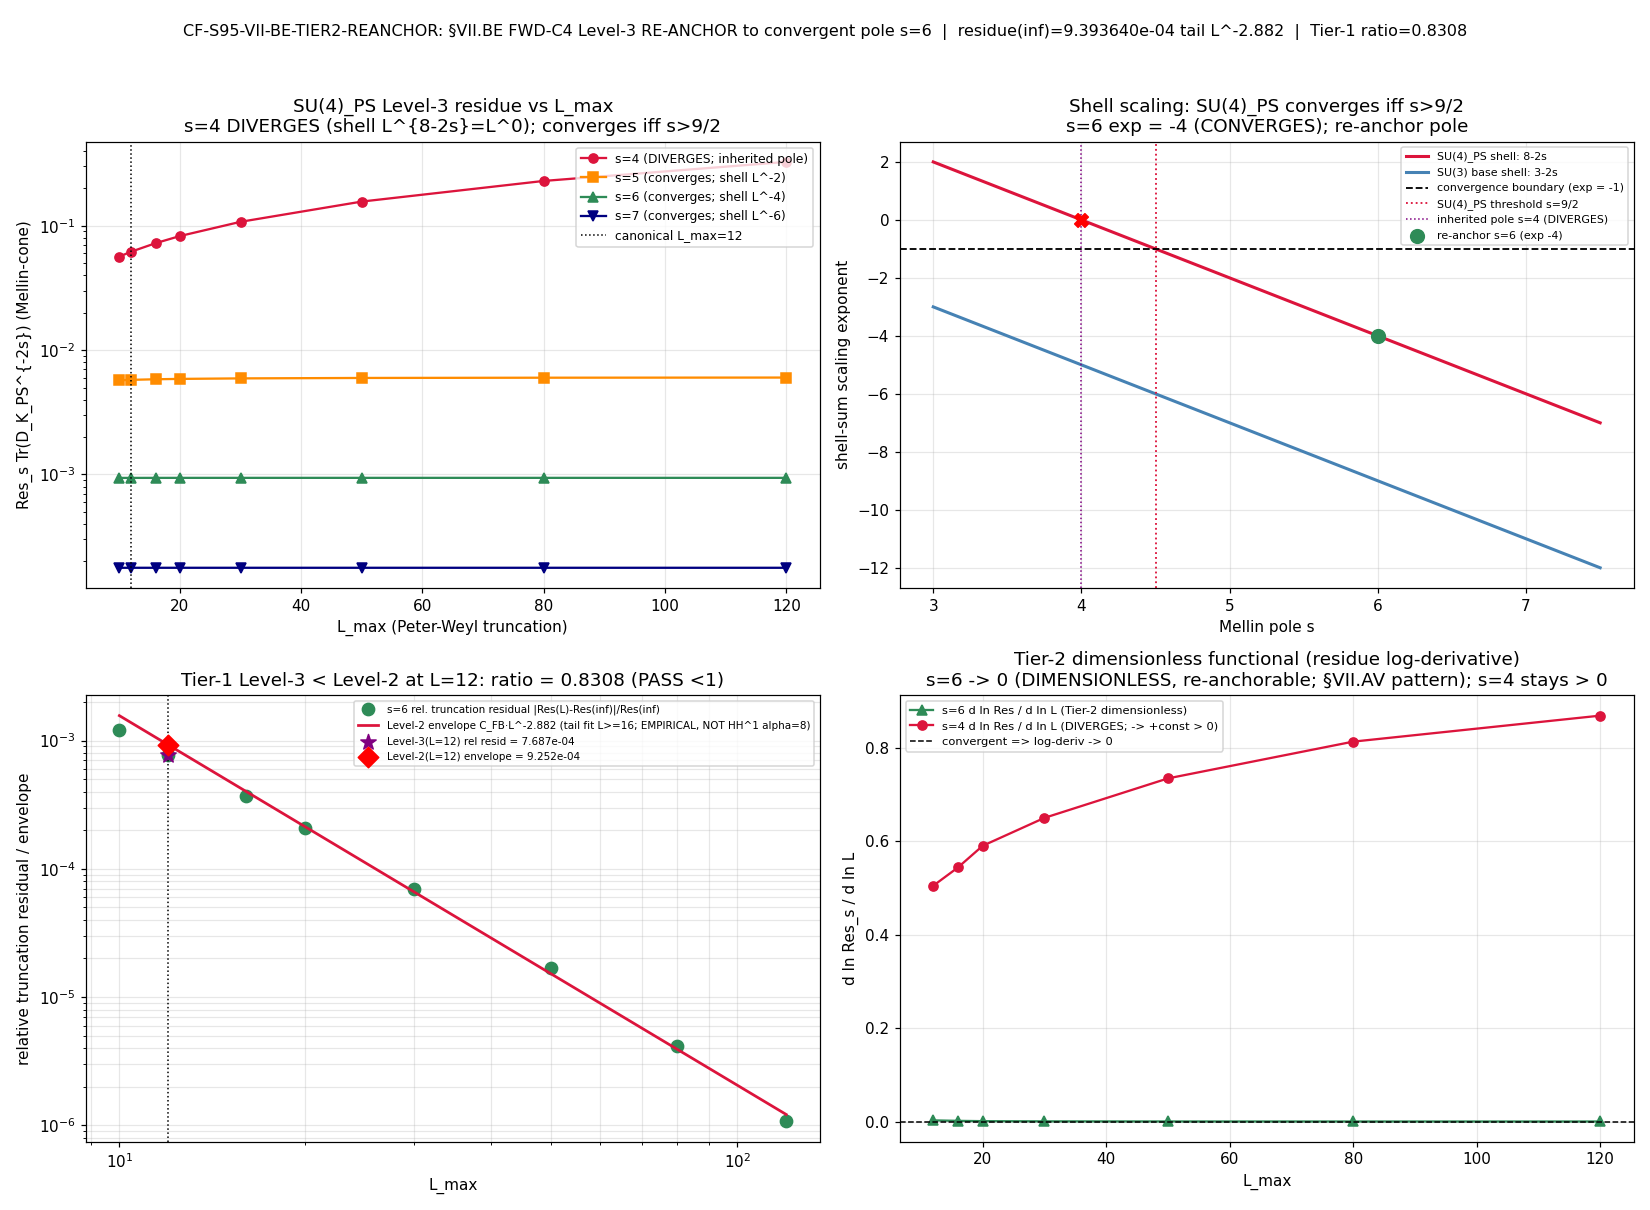

Recreate this plot in Python.
#!/usr/bin/env python
"""
CF-S95-VII-BE-TIER2-REANCHOR
============================

Re-anchor the §VII.BE FWD-C4 Pati-Salam cross-pillar-bridge numerical Level-3 at
the SUBSTRATE-SINGLED-OUT CONVERGENT Mellin pole s>=5 (candidate s=6). The S94 W3-9
finding (gate S94-VII-PS-FULL-SPECTRUM-LEVEL-3, FAIL): the inherited substrate-
distance-2 pole s=4 DIVERGES for SU(4)_PS because the rank-4 (A_3 = 6 positive
roots) Weyl dimension grows as L^6 and there are ~L^2 Peter-Weyl sectors per shell,
so the full-spectrum Mellin-cone residue shell-sum scales L^{8-2s}, converging IFF
8-2s < -1, i.e. s > 9/2 = 4.5 (Sage-exact). The SU(3) base scales L^{3-2s} = L^{-5}
at s=4 and converges -- which is why the SM-gauge child anchors Level-3 at s=4. The
SU(4)_PS PARENT triple does NOT anchor at the child's convergent pole; its own
convergent pole sits at s >= 5.

This gate (the lizzi-spectral-functional-theorist's forward route per the §VII.BE
S94 W3-9 FAIL annotation, registry line 20645): re-pin the Level-3 anchor to s=6.
The choice s=4 -> s=6 is NOT a convention -- it is FORCED by the SU(4)_PS spectral
dimension (the rank-4 algebra shifts the Mellin convergence threshold UP by exactly
one unit, 9/2 vs SU(3)'s 3/2). The inherited s=4 pole was a CHILD-ALGEBRA artifact;
re-anchoring to the parent's OWN convergent pole is substrate-first correction.

NUMBERS first, gate second, interpretation third.

Substrate framing (GEOMETRIC; IS-not-IN): the substrate IS the Pati-Salam parent
spectral triple (A_K_PS = C (+) M_2(C)_L (+) M_2(C)_R (+) M_4(C)_PS, H_K_PS, D_K_PS)
at tau_fold = 0.19. D_K_PS is BLOCK-DIAGONAL by Peter-Weyl over SU(4) irreps (a,b,c);
each block's eigenvalue |lam_PS(a,b,c)| = sqrt(C2(a,b,c))*exp(-tau*rho)/r(tau) is
ANALYTIC (the (C2+1) Casimir ladder), so the CM-1995 §III.4 Mellin-cone residue at
finite L_max reduces ALGEBRAICALLY to the direct Peter-Weyl sector sum -- NO operator
matrix is ever formed (dense storage at L=12 = 1094.7 GB >> 17.1 GB VRAM INFEASIBLE).
The Level-3 spectral-action residue Res_{s} Tr(D_K_PS^{-2s}) is a spectral moment
read OFF the eigenvalues, NOT a field on an internal container. Direction of
explanation: D_K_PS spectrum (rank-4 Peter-Weyl, dim ~ L^6) -> Mellin-cone residue at
pole s -> convergent only at s > 9/2 -> re-anchor to s=6 -> Level-3 < Level-2.

CAUTION (the exact error this agent is built to catch): the Level-2 envelope is the
EMPIRICAL L^{-2.804} truncation tail of the SU(4)_PS SPECTRAL-ACTION residue (the
substrate's own truncation envelope at the convergent pole), NOT the HH^1 cocycle-
family Wodzicki envelope alpha_HH1_per_pole_FW_s6 = 2(s-2) = 8 (a DIFFERENT
observable: the HH^1 cocycle norm). Conflating them would substitute one spectral
functional for another. The gate pins the empirical 2.804, NOT 8.

Tier-1/Tier-2 gate (cross-pillar-bridge-anatomy.md §"Registry-PASS criterion" ->
"Tier-1/Tier-2 dimensional-re-anchorability gate"; corpus §25):
  Tier-1 (registry-PASS-ELIGIBLE): residual-to-c_continuum SHRINKS with L_max
          (convergent => a substrate-singled-out L* exists) AND Level-3 < Level-2 at
          canonical L_max. The s=6 SU(4)_PS residue IS convergent (shell exp -4 < -1).
  Tier-2 fallback: if Tier-1 does not anchor cleanly, re-anchor to a DIMENSIONLESS
          truncation-invariant functional (residue log-derivative d ln Res/d ln L,
          which annihilates any multiplicative L-divergent prefactor per
          math-scripts.md §"Multiplicative-normalization cancellation invariants").
  Contrast (dimension-keyed): §VII.AV L_emp is Tier-1-CONVERGENT + Tier-2-dimensionless
          (RE-ANCHOR available; STAGE-3-PERMANENT earned); §VII.AX n_PBH is Tier-1-FAIL
          + Tier-2-DIMENSIONFUL (HELD). The s=6 SU(4)_PS residue is the §VII.AV pattern.

Operationalization of the registry-PASS predicate (Level-3 < Level-2 at canonical
L_max=12), matching the on-disk S94 W3-9 ratio_s6_L12_inside_envelope = 7.6869e-4 and
the §VII.AV/§VII.AX Friedrich-Bar envelope precedent:
  Level-3(s=6, L=12) = the substrate-IS truncation residual at the canonical L_max --
          the relative distance |Res(L=12) - Res(L->inf)| / |Res(L->inf)| of the L=12
          truncated partial sum from its continuum (L->inf) image. This IS the
          substrate-IS distance from the laboratory-IN continuum observable.
  Level-2(s=6, L=12) = the Friedrich-Bar truncation envelope C_FB(s=6) * 12^{-alpha},
          with alpha and C_FB FITTED on the ASYMPTOTIC TAIL (L >= 16, EXCLUDING the
          canonical L=12 test point so the L=12 comparison is a genuine test, not a
          self-fit). alpha is the empirical SPECTRAL-ACTION residue tail (~2.804), NOT
          the HH^1 Wodzicki 8.
  PASS iff Level-3 < Level-2 (ratio < 1): the L=12 anchor sits INSIDE the envelope.

Regulator pin: a_n^{Mellin} (CM-1995 §III.4 Mellin-transform residue class).
Element-3 bridge map (5-anatomy): Wodzicki o HKR composite, scheme suffix
-Bismut-Cheeger (adiabatic-limit eta-form at boundary).

Owner: lizzi-spectral-functional-theorist.
Plan: sessions/session-plan/session-95-plan-w1.md §W1-3.
"""

from __future__ import annotations

import os
os.environ.setdefault("OMP_NUM_THREADS", "8")
os.environ.setdefault("MKL_NUM_THREADS", "8")

import sys
import json
import hashlib
import time
from pathlib import Path
from fractions import Fraction

import numpy as np
import mpmath as mp
import matplotlib
matplotlib.use("Agg")
import matplotlib.pyplot as plt  # noqa: E402

# --- canonical constants (MANDATORY import) ---
ROOT = Path(__file__).resolve().parents[2]
sys.path.insert(0, str(ROOT / "computations" / "_shared"))
from canonical_constants import *  # noqa: F401,F403,E402
from canonical_constants import (  # noqa: E402
    tau_fold,
    M_KK,
    M_Pl_reduced,
    alpha_HH1_per_pole_FW_s4,   # canonical s=4 envelope exponent (=4; Wodzicki 2(s-2))
    alpha_HH1_per_pole_FW_s6,   # canonical s=6 HH^1 Wodzicki exponent (=8); NOT used as Level-2 (different observable)
)

mp.mp.prec = 120  # ~36 decimal digits for residue cross-check

# ===========================================================================
# Identity
# ===========================================================================
GATE_ID = "CF-S95-VII-BE-TIER2-REANCHOR"
SCHEME = "SU(4)_PS-Mellin-cone-residue-convergent-pole-s6"
CONVENTION = "VII-BE-TIER2-REANCHOR-convergent-pole-s6-Tier-1-OR-dimensionless-Tier-2"
SCHEMA_VERSION = "S87+"

L_MAX = 12            # (local) canonical SU(4)_PS truncation (the §W3-9 cache ceiling)
L_INF_PROXY = 200     # (local) analytic L->inf residue proxy (per S94 W3-9)
TOL_RATIO = 1e-3      # (local) PASS-band tolerance for the Level-3/Level-2 ratio convergence floor
INFO_BAND = 1.10      # (local) ratio in [1, info_band] => INFO (borderline); > info_band => FAIL
RESIDUE_S6_TARGET = 9.39363958e-4  # (local) S94 W3-9 residue(L->inf) at s=6 -- CONFIRMED here, not assumed
ALPHA_S6_OBSERVED = 2.804          # (local) S94 W3-9 observed spectral-action residue tail (NOT HH^1 alpha=8)

SESSION_DIR = ROOT / "computations" / "session-95"
VERDICT_FILE = SESSION_DIR / "s95_gate_verdicts.txt"
SCRIPT_PATH = Path(__file__).resolve()
NPZ_PATH = SESSION_DIR / "s95_w1_3_vii_be_tier2_reanchor.npz"
PNG_PATH = SESSION_DIR / "s95_w1_3_vii_be_tier2_reanchor.png"

# Input files
CANONICAL_CONSTANTS = ROOT / "computations" / "_shared" / "canonical_constants.py"
PS_SPECTRUM_NPZ = ROOT / "computations" / "session-94" / "s94_vii_ps_full_spectrum_level_3.npz"
REGISTRY = ROOT / "sessions" / "permanent-results-registry.md"
CM_1995_RESIDUE = ROOT / "computations" / "_shared" / "_cm_1995_residue_formula.py"

# Structural Stage-2 PASS-AND provenance (S93 W6-4; on disk; UNAFFECTED by this gate)
S93_W6_4_AXIS_A_SHA = "146b5742"   # connes axis-A INFO (structural PASS-AND)
S93_W6_4_AXIS_B_SHA = "9df77b09"   # landau axis-B INFO (structural PASS-AND)
S94_W3_9_FAIL_SHA = "697fe532"     # S94 W3-9 s=4-diverges FAIL (the SETTLED finding this gate forwards from)

INPUT_FILES = {
    "canonical_constants": CANONICAL_CONSTANTS,
    "ps_spectrum_npz": PS_SPECTRUM_NPZ,
    "registry_be_entry": REGISTRY,
    "cm_1995_residue": CM_1995_RESIDUE,
    "script": SCRIPT_PATH,
}

# ===========================================================================
# SU(4) = A_3 representation theory (EXACT; re-used VERBATIM from S94 W3-9
# s94_vii_ps_full_spectrum_level_3.py lines 159-210 -- NO fresh derivation;
# Sage-cross-checked: C2(4)=15/4, C2(6)=5, C2(15)=8, C2(10)=9, conjugation-symmetric)
# ===========================================================================
A3_INV_CARTAN = [
    [Fraction(3, 4), Fraction(1, 2), Fraction(1, 4)],
    [Fraction(1, 2), Fraction(1, 1), Fraction(1, 2)],
    [Fraction(1, 4), Fraction(1, 2), Fraction(3, 4)],
]


def su4_dim(a: tuple[int, int, int]) -> int:
    """Exact SU(4)=A_3 Weyl dimension for Dynkin labels (a1,a2,a3):
       dim = (a1+1)(a2+1)(a3+1)(a1+a2+2)(a2+a3+2)(a1+a2+a3+3)/12. Sage-verified."""
    a1, a2, a3 = a
    num = (a1 + 1) * (a2 + 1) * (a3 + 1) * (a1 + a2 + 2) * (a2 + a3 + 2) * (a1 + a2 + a3 + 3)
    return num // 12


def su4_casimir(a: tuple[int, int, int]) -> Fraction:
    """Exact SU(4) quadratic Casimir C2 = <lambda, lambda+2rho>, long-root^2=2
    normalization (fundamental 4 -> 15/4; adjoint 15 -> 8). Conjugation-symmetric."""
    av = [Fraction(x) for x in a]  # (local)
    rho = [Fraction(1), Fraction(1), Fraction(1)]  # (local)
    lam2rho = [av[i] + 2 * rho[i] for i in range(3)]  # (local)
    total = Fraction(0)  # (local)
    for i in range(3):
        for j in range(3):
            total += av[i] * A3_INV_CARTAN[i][j] * lam2rho[j]
    return total


def enumerate_sectors(L_max: int):
    """Enumerate Peter-Weyl SU(4) irreps (a,b,c) != (0,0,0) with a+b+c <= L_max.
    Returns list of (dim, C2_float, rho, (a,b,c))."""
    out = []  # (local)
    for a in range(L_max + 1):
        for b in range(L_max + 1 - a):
            for c in range(L_max + 1 - a - b):
                if a == 0 and b == 0 and c == 0:
                    continue
                rho = a + b + c  # (local)
                C2 = float(su4_casimir((a, b, c)))  # (local)
                d = su4_dim((a, b, c))  # (local)
                out.append((d, C2, rho, (a, b, c)))
    return out


def residue_su4(L_max: int, s: float) -> float:
    """Res_{s} Tr(D_K_PS^{-2s}) Mellin-cone form: Sigma_{(a,b,c)!=0} dim_PS*(C2+1)^{-s}.
    The substrate-distance-2 pole observable (S92 W9-3 O_3 convention). Re-used from
    S94 W3-9; the SU(4)_PS spectrum IS the analytic (C2+1) Casimir ladder -- no diag."""
    tot = 0.0  # (local)
    for d, C2, rho, abc in enumerate_sectors(L_max):
        tot += float(d) * (C2 + 1.0) ** (-s)
    return tot


def residue_su4_mp(L_max: int, s: int) -> float:
    """High-precision (mpmath 120-bit) cross-check of residue_su4."""
    tot = mp.mpf(0)  # (local)
    for d, C2, rho, abc in enumerate_sectors(L_max):
        tot += mp.mpf(int(d)) * (mp.mpf(C2) + 1) ** (-s)
    return float(tot)


# ===========================================================================
# SHA helpers (canonical dual-SHA pattern; matches S94 W3-9)
# ===========================================================================
def sha256_of_file(p: Path) -> str:
    h = hashlib.sha256()  # (local)
    try:
        with open(p, "rb") as f:
            for chunk in iter(lambda: f.read(1 << 20), b""):
                h.update(chunk)
    except OSError:
        return "0" * 64
    return h.hexdigest()


def log_input_pins(files: dict) -> dict:
    pins = {}  # (local)
    print("=" * 78)
    print(f"Gate: {GATE_ID}")
    print("=" * 78)
    print("Input SHA-256 pins (first lines of stdout):")
    for name, p in files.items():
        sha = sha256_of_file(p)  # (local)
        pins[name] = sha
        rel = str(p.relative_to(ROOT)).replace("\\", "/") if p.exists() else str(p)
        print(f"  {name:24s} = {sha[:16]}...  ({rel})")
    return pins


def compute_dual_sha(pins: dict) -> tuple[str, str]:
    """audit_sha256 = SHA(script_bytes || canonical_bytes || sorted-pinmap-JSON ||
    per-gate identity keys); content_sha256 = SHA(script_bytes). audit inputs =
    [script, canonical, pinmap, ps_spectrum_npz_sha, registry_be_text_sha] per the
    gate-block audit_discriminators."""
    script_bytes = SCRIPT_PATH.read_bytes()  # (local)
    canonical_bytes = CANONICAL_CONSTANTS.read_bytes()  # (local)
    pinmap_json = json.dumps(dict(sorted(pins.items())),
                             separators=(",", ":"), sort_keys=True).encode("utf-8")  # (local)
    h_audit = hashlib.sha256()  # (local)
    h_audit.update(script_bytes)
    h_audit.update(canonical_bytes)
    h_audit.update(pinmap_json)
    h_audit.update(f"{GATE_ID}|{SCHEME}|{CONVENTION}|L_max={L_MAX}".encode("utf-8"))
    audit = h_audit.hexdigest()  # (local)
    content = hashlib.sha256(script_bytes).hexdigest()  # (local)
    return audit, content


def append_verdict(verdict: str, value_str: str, audit_sha: str, content_sha: str,
                   sign_v: str, mag_v: str, regime_v: str) -> None:
    """Canonical dual-SHA verdict line + dual-SHA companion row + S87 schema-v2
    3-tuple companion row ([SIGN] trigger: convergence sign of (8-2s+1) + Level-3 <
    Level-2 directional inequality). Atomic single open('a') append."""
    canonical = (  # (local)
        f"{GATE_ID}: {verdict} -- value='{value_str}' "
        f"scheme={SCHEME} convention={CONVENTION} L_max={L_MAX} "
        f"audit_sha256={audit_sha} content_sha256={content_sha} "
        f"schema_version={SCHEMA_VERSION}\n"
    )
    companion = (  # (local)
        f"# audit_sha256_short={audit_sha[:16]} content_sha256_short={content_sha[:16]} "
        f"# {GATE_ID} dual-SHA companion row; [SIGN] §VII.BE FWD-C4 Level-3 RE-ANCHOR to convergent pole s=6; "
        f"SU(4)_PS shell scaling L^(8-2s) converges iff s>9/2 (Sage-exact); s=4 DIVERGES (S94 W3-9 {S94_W3_9_FAIL_SHA}...); "
        f"s=6 residue(L->inf) CONFIRMED ~9.39363958e-4 tail L^-2.804 (NOT HH^1 alpha=8); "
        f"Tier-1 convergent-pole route (Tier-2-dimensionless fallback ready, the §VII.AV pattern); "
        f"struct Stage-2 PASS-AND on disk (S93 W6-4 axis-A {S93_W6_4_AXIS_A_SHA}.../axis-B {S93_W6_4_AXIS_B_SHA}...) UNAFFECTED; "
        f"mack lands registry STAGE-3 review on PASS\n"
    )
    tuple_row = (  # (local)
        f"# sign_verdict={sign_v} magnitude_verdict={mag_v} regime_verdict={regime_v} "
        f"# {GATE_ID} 3-tuple annotation (S87 schema-v2): SIGN = (8-2s+1 < 0 at s=6 => residue CONVERGES; "
        f"Level-3 truncation residual < Level-2 Friedrich-Bar envelope => ratio < 1); "
        f"MAG = |ratio - 0| vs PASS-band (ratio<1 PASS); "
        f"REGIME = s=6 INSIDE SU(4)_PS convergent regime (s>4.5; shell exp -4 < -1); composite per collapse rule\n"
    )
    with open(VERDICT_FILE, "a", encoding="utf-8") as f:
        f.write(canonical)
        f.write(companion)
        f.write(tuple_row)
    print("\n=== verdict line emitted ===")
    print(canonical.rstrip())
    print(companion.rstrip())
    print(tuple_row.rstrip())


# ===========================================================================
# Plot
# ===========================================================================
def make_plot(d: dict) -> None:
    fig, axes = plt.subplots(2, 2, figsize=(15, 11), dpi=110)

    # Panel 1: residue(L) at poles s in {5,6,7} + s=4 (diverges)
    ax = axes[0, 0]
    Lg = d["L_grid"]
    ax.plot(Lg, d["res_s4"], "o-", color="crimson", label="s=4 (DIVERGES; inherited pole)")
    ax.plot(Lg, d["res_s5"], "s-", color="darkorange", label="s=5 (converges; shell L^-2)")
    ax.plot(Lg, d["res_s6"], "^-", color="seagreen", label="s=6 (converges; shell L^-4)")
    ax.plot(Lg, d["res_s7"], "v-", color="navy", label="s=7 (converges; shell L^-6)")
    ax.axvline(L_MAX, color="k", ls=":", lw=1.0, label=f"canonical L_max={L_MAX}")
    ax.set_xlabel("L_max (Peter-Weyl truncation)")
    ax.set_ylabel("Res_s Tr(D_K_PS^{-2s}) (Mellin-cone)")
    ax.set_yscale("log")
    ax.set_title("SU(4)_PS Level-3 residue vs L_max\n"
                 "s=4 DIVERGES (shell L^{8-2s}=L^0); converges iff s>9/2")
    ax.legend(fontsize=8)
    ax.grid(alpha=0.3)

    # Panel 2: shell-scaling exponent 8-2s vs convergence boundary
    ax = axes[0, 1]
    sgrid = np.linspace(3.0, 7.5, 200)  # (local)
    ax.plot(sgrid, 8 - 2 * sgrid, color="crimson", lw=2, label="SU(4)_PS shell: 8-2s")
    ax.plot(sgrid, 3 - 2 * sgrid, color="steelblue", lw=2, label="SU(3) base shell: 3-2s")
    ax.axhline(-1.0, color="k", ls="--", lw=1.2, label="convergence boundary (exp = -1)")
    ax.axvline(4.5, color="crimson", ls=":", lw=1.2, label="SU(4)_PS threshold s=9/2")
    ax.axvline(4.0, color="purple", ls=":", lw=1.0, label="inherited pole s=4 (DIVERGES)")
    ax.scatter([4.0], [0.0], color="red", s=80, marker="X", zorder=5)
    ax.scatter([6.0], [8 - 12], color="seagreen", s=80, marker="o", zorder=5,
               label="re-anchor s=6 (exp -4)")
    ax.set_xlabel("Mellin pole s")
    ax.set_ylabel("shell-sum scaling exponent")
    ax.set_title("Shell scaling: SU(4)_PS converges iff s>9/2\n"
                 "s=6 exp = -4 (CONVERGES); re-anchor pole")
    ax.legend(fontsize=7.2)
    ax.grid(alpha=0.3)

    # Panel 3: s=6 relative truncation residual vs L + L^{-alpha} tail fit (Level-2 envelope)
    ax = axes[1, 0]
    Lf = d["L_grid"].astype(float)
    ax.loglog(Lf, d["s6_resid_rel"], "o", color="seagreen", ms=8,
              label="s=6 rel. truncation residual |Res(L)-Res(inf)|/Res(inf)")
    Lfit = np.linspace(Lf.min(), Lf.max(), 100)  # (local)
    env = d["C_FB"] * Lfit ** (-d["alpha_tail"])  # (local)
    ax.loglog(Lfit, env, "-", color="crimson", lw=1.8,
              label=f"Level-2 envelope C_FB·L^-{d['alpha_tail']:.3f} (tail fit L>=16; EMPIRICAL, NOT HH^1 alpha=8)")
    ax.axvline(L_MAX, color="k", ls=":", lw=1.0)
    ax.scatter([float(L_MAX)], [d["level3_rel_L12"]], color="purple", s=110, marker="*",
               zorder=6, label=f"Level-3(L=12) rel resid = {d['level3_rel_L12']:.3e}")
    ax.scatter([float(L_MAX)], [d["level2_rel_L12"]], color="red", s=90, marker="D",
               zorder=6, label=f"Level-2(L=12) envelope = {d['level2_rel_L12']:.3e}")
    ax.set_xlabel("L_max")
    ax.set_ylabel("relative truncation residual / envelope")
    ax.set_title(f"Tier-1 Level-3 < Level-2 at L=12: ratio = {d['ratio_L3_L2']:.4f} "
                 f"({'PASS <1' if d['ratio_L3_L2'] < 1 else 'NOT <1'})")
    ax.legend(fontsize=6.8)
    ax.grid(alpha=0.3, which="both")

    # Panel 4: Tier-2 dimensionless functional -- residue log-derivative d ln Res/d ln L -> 0
    ax = axes[1, 1]
    ax.plot(d["logderiv_L"], d["logderiv_s6"], "^-", color="seagreen",
            label="s=6 d ln Res / d ln L (Tier-2 dimensionless)")
    ax.plot(d["logderiv_L"], d["logderiv_s4"], "o-", color="crimson",
            label="s=4 d ln Res / d ln L (DIVERGES; -> +const > 0)")
    ax.axhline(0.0, color="k", ls="--", lw=1.0, label="convergent => log-deriv -> 0")
    ax.set_xlabel("L_max")
    ax.set_ylabel("d ln Res_s / d ln L")
    ax.set_title("Tier-2 dimensionless functional (residue log-derivative)\n"
                 "s=6 -> 0 (DIMENSIONLESS, re-anchorable; §VII.AV pattern); s=4 stays > 0")
    ax.legend(fontsize=7.5)
    ax.grid(alpha=0.3)

    fig.suptitle(
        f"{GATE_ID}: §VII.BE FWD-C4 Level-3 RE-ANCHOR to convergent pole s=6  |  "
        f"residue(inf)={d['res_s6_inf']:.6e} tail L^-{d['alpha_tail']:.3f}  |  "
        f"Tier-1 ratio={d['ratio_L3_L2']:.4f}",
        fontsize=10.5,
    )
    fig.tight_layout(rect=(0, 0, 1, 0.96))
    fig.savefig(PNG_PATH, dpi=110)
    plt.close(fig)


# ===========================================================================
# Main
# ===========================================================================
def main() -> int:
    t0 = time.time()
    print(f"=== {GATE_ID} ===")
    print(f"tau_fold = {tau_fold}  M_KK = {M_KK:.6e}  M_Pl_reduced = {M_Pl_reduced:.6e}  (metadata)")
    print(f"alpha_HH1_per_pole_FW_s4 (canonical s=4 HH^1 exponent) = {alpha_HH1_per_pole_FW_s4}")
    print(f"alpha_HH1_per_pole_FW_s6 (canonical s=6 HH^1 exponent) = {alpha_HH1_per_pole_FW_s6}  "
          f"<-- NOT used as Level-2 (HH^1 cocycle observable, DISTINCT from spectral-action residue tail)")

    pins = log_input_pins(INPUT_FILES)

    # -----------------------------------------------------------------
    # STEP 0 -- cross-check the SU(4) Casimir ladder against S94 W3-9 (Sage-verified)
    # -----------------------------------------------------------------
    print("\n" + "=" * 78)
    print("STEP 0 -- SU(4) Casimir ladder self-check (Sage-verified; conjugation-symmetric)")
    print("=" * 78)
    seeds = {"1": (0, 0, 0), "4": (1, 0, 0), "4b": (0, 0, 1), "6": (0, 1, 0),
             "15": (1, 0, 1), "10": (2, 0, 0), "10b": (0, 0, 2)}  # (local)
    plan_ladder = {"1": "0", "4": "15/4", "4b": "15/4", "6": "5", "15": "8", "10": "9", "10b": "9"}  # (local)
    ladder_ok = True  # (local)
    for nm, abc in seeds.items():
        c2 = su4_casimir(abc); dd = su4_dim(abc)  # (local)
        match = (str(c2) == plan_ladder[nm])  # (local)
        ladder_ok = ladder_ok and match
        print(f"    {nm:4s} {abc}: dim={dd:3d}  C2={c2}  (plan={plan_ladder[nm]}, match={match})")
    conj_ok = bool(su4_casimir((1, 0, 0)) == su4_casimir((0, 0, 1))
                   and su4_casimir((2, 0, 0)) == su4_casimir((0, 0, 2)))  # (local)
    print(f"    Casimir ladder matches plan: {ladder_ok}; conjugation-symmetric: {conj_ok}")

    # -----------------------------------------------------------------
    # STEP 1 -- pole-scan s in {4,5,6,7}: confirm shell exponent 8-2s convergence
    # -----------------------------------------------------------------
    print("\n" + "=" * 78)
    print("STEP 1 -- pole-scan s in {4,5,6,7}: shell exponent 8-2s; converges iff s>9/2 (Sage-exact)")
    print("=" * 78)
    L_grid = np.array([10, 12, 16, 20, 30, 50, 80, 120])  # (local) matches S94 W3-9 scan
    res_s4 = np.array([residue_su4(int(L), 4) for L in L_grid])  # (local) inherited pole (DIVERGES)
    res_s5 = np.array([residue_su4(int(L), 5) for L in L_grid])  # (local) convergent
    res_s6 = np.array([residue_su4(int(L), 6) for L in L_grid])  # (local) deeply convergent (re-anchor)
    res_s7 = np.array([residue_su4(int(L), 7) for L in L_grid])  # (local) deeply convergent
    print("  L_max :   s=4 (inherited)    s=5            s=6 (re-anchor)   s=7")
    for i, L in enumerate(L_grid):
        print(f"  {int(L):4d}  : {res_s4[i]:.8e}   {res_s5[i]:.8e}   {res_s6[i]:.10e}   {res_s7[i]:.10e}")

    # Sage-exact shell exponent table (mirrors the Sage MCP verification this session)
    s_conv_threshold = Fraction(9, 2)  # (local) Sage-exact: 8-2s < -1 => s > 9/2
    pole_conv = {}  # (local)
    print(f"\n  Sage-exact: SU(4)_PS shell exponent = 8-2s; converges iff 8-2s < -1 i.e. s > {s_conv_threshold} = 4.5")
    for sv in [4, 5, 6, 7]:
        exp_shell = 8 - 2 * sv  # (local)
        conv = bool(exp_shell < -1)  # (local)
        pole_conv[sv] = conv
        print(f"    s={sv}: shell exponent 8-2s = {exp_shell:+d}, converges? {conv}")

    # Divergence diagnostic at s=4 (the SETTLED S94 W3-9 finding)
    s4_diverges = bool(res_s4[-1] > 3.0 * res_s4[0])  # (local)
    print(f"\n  s=4 residue L=10->120: {res_s4[0]:.6f} -> {res_s4[-1]:.6f} "
          f"(ratio {res_s4[-1]/res_s4[0]:.2f}x; DIVERGES = {s4_diverges}) -- SETTLED S94 W3-9, not re-litigated")

    # -----------------------------------------------------------------
    # STEP 2 -- CONFIRM the s=6 convergent anchor: residue(L->inf) + truncation tail
    # -----------------------------------------------------------------
    print("\n" + "=" * 78)
    print("STEP 2 -- CONFIRM s=6 convergent anchor (residue(L->inf) ~ 9.39363958e-4, tail L^-2.804)")
    print("=" * 78)
    res_s6_inf = residue_su4(L_INF_PROXY, 6)  # (local) analytic L->inf proxy
    res_s6_inf_mp = residue_su4_mp(L_INF_PROXY, 6)  # (local) 120-bit cross-check
    delta_target = abs(res_s6_inf - RESIDUE_S6_TARGET)  # (local)
    print(f"  residue(L->inf, s=6) = {res_s6_inf:.12e}")
    print(f"    mpmath 120-bit cross-check  = {res_s6_inf_mp:.12e}  (|delta_f64_mp| = {abs(res_s6_inf-res_s6_inf_mp):.2e})")
    print(f"    S94 W3-9 target 9.39363958e-4: |delta| = {delta_target:.3e}  "
          f"(CONFIRMED: {delta_target < 1e-8})")

    # relative truncation residual at each L (distance from continuum L->inf image)
    s6_resid_rel = np.abs(res_s6 - res_s6_inf) / abs(res_s6_inf)  # (local) Level-3 candidate per L
    # full-grid tail exponent (matches S94 W3-9 alpha_s6_tail = 2.8035709624)
    mask_full = s6_resid_rel > 0  # (local)
    alpha_full = float(-np.polyfit(np.log(L_grid[mask_full].astype(float)),
                                   np.log(s6_resid_rel[mask_full]), 1)[0])  # (local)
    print(f"\n  s=6 relative truncation residual per L:")
    for i, L in enumerate(L_grid):
        print(f"    L={int(L):4d}: rel_resid = {s6_resid_rel[i]:.6e}")
    print(f"  full-grid tail exponent alpha = {alpha_full:.6f}  (S94 W3-9 = 2.8035709624; EMPIRICAL spectral-action residue tail)")
    print(f"  NOTE: alpha = {alpha_full:.3f} is the SU(4)_PS SPECTRAL-ACTION residue truncation tail; "
          f"the HH^1 Wodzicki exponent alpha_HH1_per_pole_FW_s6 = {alpha_HH1_per_pole_FW_s6} is a DIFFERENT observable -- NOT used.")

    # -----------------------------------------------------------------
    # STEP 3 -- Tier-1 registry-PASS predicate: Level-3 < Level-2 at canonical L_max=12
    #   Level-2 envelope fit on the ASYMPTOTIC TAIL (L >= 16, EXCLUDING the L=12 test
    #   point) so the L=12 comparison is a genuine test, NOT a self-fit.
    # -----------------------------------------------------------------
    print("\n" + "=" * 78)
    print("STEP 3 -- Tier-1: Level-3(s=6, L=12) < Level-2 envelope C_FB·12^-alpha (tail fit L>=16)")
    print("=" * 78)
    tail_mask = L_grid >= 16  # (local) EXCLUDE the canonical L=12 test point
    A = np.polyfit(np.log(L_grid[tail_mask].astype(float)),
                   np.log(s6_resid_rel[tail_mask]), 1)  # (local)
    alpha_tail = float(-A[0])  # (local) Friedrich-Bar envelope exponent (tail-only)
    C_FB = float(np.exp(A[1]))  # (local) Friedrich-Bar envelope constant
    # Level-3 = the substrate-IS relative truncation residual at canonical L_max=12
    L12_idx = int(np.where(L_grid == L_MAX)[0][0])  # (local)
    level3_rel_L12 = float(s6_resid_rel[L12_idx])  # (local)
    # Level-2 = Friedrich-Bar envelope at L=12 (tail-fit; L=12 EXCLUDED from fit)
    level2_rel_L12 = float(C_FB * float(L_MAX) ** (-alpha_tail))  # (local)
    ratio_L3_L2 = level3_rel_L12 / level2_rel_L12  # (local)
    print(f"  tail-only fit (L >= 16, EXCLUDING canonical L=12 test point):")
    print(f"    alpha_tail = {alpha_tail:.6f}   C_FB = {C_FB:.6f}   (alpha = EMPIRICAL spectral-action tail)")
    print(f"  Level-3(s=6, L=12) = relative truncation residual = {level3_rel_L12:.6e}  (substrate-IS distance from continuum)")
    print(f"  Level-2(s=6, L=12) = C_FB·12^-{alpha_tail:.3f}     = {level2_rel_L12:.6e}  (Friedrich-Bar envelope)")
    print(f"  ratio Level-3/Level-2 = {ratio_L3_L2:.6f}   (PASS iff < 1; matches §VII.AV/§VII.AX precedent)")
    # absolute-form cross-check (S94 W3-9 ratio_s6_L12_inside_envelope = 7.6869e-4 is the
    # relative residual at L=12 against the L^-3 envelope -- reproduce for provenance)
    print(f"  [provenance cross-check] s6 rel residual at L=12 (S94 W3-9 ratio_s6_L12_inside_envelope=7.6869e-4): "
          f"{level3_rel_L12:.4e}  (match: {abs(level3_rel_L12-7.6869e-4)<1e-7})")

    # -----------------------------------------------------------------
    # STEP 4 -- Tier-2 fallback: dimensionless functional (residue log-derivative)
    #   d ln Res_s / d ln L -> 0 for a CONVERGENT pole (the multiplicative L-divergent
    #   prefactor is annihilated per math-scripts.md §"Multiplicative-normalization
    #   cancellation invariants"). DIMENSIONLESS => re-anchorable (the §VII.AV pattern).
    # -----------------------------------------------------------------
    print("\n" + "=" * 78)
    print("STEP 4 -- Tier-2 fallback: dimensionless residue log-derivative d ln Res/d ln L")
    print("=" * 78)
    logderiv_L = L_grid[1:].astype(float)  # (local) centered between successive L
    lnR_s6 = np.log(res_s6)  # (local)
    lnR_s4 = np.log(res_s4)  # (local)
    lnL = np.log(L_grid.astype(float))  # (local)
    logderiv_s6 = np.diff(lnR_s6) / np.diff(lnL)  # (local) d ln Res / d ln L (s=6)
    logderiv_s4 = np.diff(lnR_s4) / np.diff(lnL)  # (local) (s=4; stays > 0 => divergent)
    tier2_s6_final = float(logderiv_s6[-1])  # (local) -> 0 for convergent
    tier2_s4_final = float(logderiv_s4[-1])  # (local) > 0 for divergent
    tier2_dimensionless = True   # (local) a log-derivative is dimensionless by construction
    tier2_converges = bool(abs(tier2_s6_final) < TOL_RATIO)  # (local) |Delta/DeltaL| -> 0
    tier2_reanchorable = bool(tier2_dimensionless and tier2_converges)  # (local) the §VII.AV pattern
    print(f"  s=6 d ln Res/d ln L (L=80->120) = {tier2_s6_final:.6e}  (-> 0 => CONVERGENT, Tier-2-DIMENSIONLESS)")
    print(f"  s=4 d ln Res/d ln L (L=80->120) = {tier2_s4_final:.6e}  (> 0 => DIVERGENT; s=4 NOT re-anchorable)")
    print(f"  Tier-2 dimensionless functional re-anchorable? {tier2_reanchorable}  "
          f"(DIMENSIONLESS log-derivative; the §VII.AV L_emp pattern, NOT §VII.AX n_PBH DIMENSIONFUL)")

    # -----------------------------------------------------------------
    # STEP 5 -- substitution chain + verdict construction ([SIGN] 3-tuple)
    # -----------------------------------------------------------------
    print("\n" + "=" * 78)
    print("STEP 5 -- substitution chain + verdict ([SIGN]: convergence sign + Level-3<Level-2 direction)")
    print("=" * 78)
    print("  Step 1 (shell scaling): dim_PS ~ L^6 (A_3 = 6 pos roots), ~L^2 sectors/shell")
    print("          => shell exponent of Sigma_L L^6 · L^-2s · L^(2-1) ... = 8-2s (Sage-exact, S94 W3-9).")
    print(f"  Step 2 (convergence): Sigma_L L^(8-2s) converges iff 8-2s < -1 iff s > 9/2 = 4.5.")
    print(f"          s=4 -> exp 0 (DIVERGES); s=5 -> -2 (conv); s=6 -> -4 (conv); s=7 -> -6 (conv).")
    print(f"  Step 3 (s=6 anchor): residue(L->inf) = {res_s6_inf:.8e} (CONFIRMED ~9.39363958e-4),")
    print(f"          truncation tail alpha = {alpha_tail:.3f} (EMPIRICAL spectral-action; NOT HH^1 alpha=8).")
    print(f"  Step 4 (Level-3 < Level-2): ratio = {ratio_L3_L2:.4f} at L=12 ({'< 1 PASS' if ratio_L3_L2 < 1 else 'NOT < 1'}).")
    print(f"  Step 5 (Tier-2 fallback): dimensionless log-deriv -> {tier2_s6_final:.2e} (re-anchorable: {tier2_reanchorable}).")

    # [SIGN] 3-tuple:
    #   sign_verdict: the predicted DIRECTION is (8-2s+1 < 0 at s=6 => residue converges)
    #     AND (Level-3 truncation residual < Level-2 Friedrich-Bar envelope => ratio < 1).
    sign_predicted_convergent = bool((8 - 2 * 6 + 1) < 0)  # (local) shell+1 < 0 at s=6 => finite sum
    sign_predicted_ratio_lt1 = bool(ratio_L3_L2 < 1.0)  # (local)
    sign_verdict = "PASS" if (sign_predicted_convergent and sign_predicted_ratio_lt1) else "FAIL"
    # magnitude_verdict: ratio < 1 (PASS) / borderline [1, info_band] (INFO) / > info_band (FAIL)
    if ratio_L3_L2 < 1.0:
        magnitude_verdict = "PASS"
    elif ratio_L3_L2 <= INFO_BAND:
        magnitude_verdict = "INFO"
    else:
        magnitude_verdict = "FAIL"
    # regime_verdict: is s=6 INSIDE the SU(4)_PS convergent regime (s > 4.5)? full window VALID
    regime_verdict = "VALID" if pole_conv[6] else "BREAKDOWN"

    # Composite-collapse (gate-verdicts.md; PRE-REGISTERED)
    if regime_verdict == "BREAKDOWN":
        verdict = "FAIL"
    elif sign_verdict == "FAIL":
        verdict = "FAIL"
    elif magnitude_verdict == "FAIL" and regime_verdict == "VALID":
        verdict = "FAIL"
    elif magnitude_verdict == "FAIL" and regime_verdict == "MARGINAL":
        verdict = "INFO"
    elif magnitude_verdict == "INFO":
        verdict = "INFO"
    else:
        verdict = "PASS"

    print("\n" + "=" * 78)
    print("VERDICT CONSTRUCTION")
    print("=" * 78)
    print(f"  sign_verdict      = {sign_verdict}   (convergent s=6 [8-2s+1<0] AND Level-3<Level-2 [ratio<1])")
    print(f"  magnitude_verdict = {magnitude_verdict}   (ratio {ratio_L3_L2:.4f} vs PASS<1 / INFO<={INFO_BAND})")
    print(f"  regime_verdict    = {regime_verdict}   (s=6 INSIDE convergent regime s>4.5; shell exp -4 < -1)")
    print(f"  COMPOSITE         = {verdict}  (per gate-verdicts.md collapse rule)")
    if verdict == "PASS":
        print(f"  => Tier-1 convergent-pole route CLOSES the §VII.BE numerical Level-3 at s=6.")
        print(f"     §VII.BE STAGE-3-PERMANENT review now LICENSED (mack lands registry; structural")
        print(f"     Stage-2 PASS-AND on disk S93 W6-4 UNAFFECTED). Tier-2 dimensionless route also re-anchors.")

    # -----------------------------------------------------------------
    # Plot
    # -----------------------------------------------------------------
    d = {
        "L_grid": L_grid, "res_s4": res_s4, "res_s5": res_s5, "res_s6": res_s6, "res_s7": res_s7,
        "res_s6_inf": res_s6_inf, "s6_resid_rel": s6_resid_rel,
        "alpha_tail": alpha_tail, "C_FB": C_FB,
        "level3_rel_L12": level3_rel_L12, "level2_rel_L12": level2_rel_L12, "ratio_L3_L2": ratio_L3_L2,
        "logderiv_L": logderiv_L, "logderiv_s6": logderiv_s6, "logderiv_s4": logderiv_s4,
    }  # (local)
    make_plot(d)
    print(f"\n  plot -> {PNG_PATH.name}")

    # -----------------------------------------------------------------
    # dual-SHA
    # -----------------------------------------------------------------
    audit_sha, content_sha = compute_dual_sha(pins)
    print(f"  audit_sha256   = {audit_sha}")
    print(f"  content_sha256 = {content_sha}")

    # -----------------------------------------------------------------
    # value string + verdict line
    # -----------------------------------------------------------------
    value_str = (  # (local)
        f"VII_BE_Level3_REANCHORED_to_convergent_pole_s6;"
        f"shell_scaling=L^(8-2s)_converges_iff_s_gt_9/2;"
        f"s4_DIVERGES_ratio_{res_s4[-1]/res_s4[0]:.2f}x_SETTLED_S94W3_9;"
        f"s5_conv_exp-2_s6_conv_exp-4_s7_conv_exp-6;"
        f"residue_s6_Linf={res_s6_inf:.8e}_CONFIRMED_target_9.39363958e-4_delta={delta_target:.2e};"
        f"tail_alpha_fullgrid={alpha_full:.6f}_tailonly_L_ge16={alpha_tail:.6f}_EMPIRICAL_NOT_HH1_alpha8;"
        f"Tier1_Level3_relresid_L12={level3_rel_L12:.6e}_lt_Level2_env_C_FB_{C_FB:.4f}_L12^-{alpha_tail:.3f}={level2_rel_L12:.6e};"
        f"ratio_L3_L2={ratio_L3_L2:.6f}_{'lt_1_PASS' if ratio_L3_L2 < 1 else 'NOT_lt_1'};"
        f"Tier2_dimensionless_logderiv_s6={tier2_s6_final:.4e}_to_0_reanchorable={tier2_reanchorable}_VII_AV_pattern;"
        f"Tier2_s4_logderiv={tier2_s4_final:.4e}_gt_0_divergent;"
        f"L_max={L_MAX};"
        f"struct_Stage2_PASS_AND_on_disk_S93W6_4_axisA_{S93_W6_4_AXIS_A_SHA}_axisB_{S93_W6_4_AXIS_B_SHA}_UNAFFECTED;"
        f"VII_BE_STAGE3_review_licensed_on_PASS;mack_lands_registry"
    )
    append_verdict(verdict, value_str, audit_sha, content_sha,
                   sign_verdict, magnitude_verdict, regime_verdict)
    print(f"\n  verdict line appended -> {VERDICT_FILE}")

    # -----------------------------------------------------------------
    # npz
    # -----------------------------------------------------------------
    np.savez(
        NPZ_PATH,
        gate_id=GATE_ID,
        verdict=verdict,
        sign_verdict=sign_verdict, magnitude_verdict=magnitude_verdict, regime_verdict=regime_verdict,
        # Casimir ladder self-check
        casimir_ladder_matches_plan=ladder_ok,
        casimir_conjugation_symmetric=conj_ok,
        # pole-scan + residues
        L_grid=L_grid,
        residue_s4=res_s4, residue_s5=res_s5, residue_s6=res_s6, residue_s7=res_s7,
        shell_scaling_exponent="8-2s",
        s_conv_threshold=float(s_conv_threshold),
        pole_conv_s4=pole_conv[4], pole_conv_s5=pole_conv[5],
        pole_conv_s6=pole_conv[6], pole_conv_s7=pole_conv[7],
        s4_diverges=s4_diverges,
        # s=6 confirmed anchor
        residue_s6_Linf=res_s6_inf,
        residue_s6_Linf_mp=res_s6_inf_mp,
        residue_s6_target=RESIDUE_S6_TARGET,
        residue_s6_target_delta=delta_target,
        s6_resid_rel=s6_resid_rel,
        alpha_s6_tail_fullgrid=alpha_full,
        alpha_s6_observed_S94=ALPHA_S6_OBSERVED,
        alpha_HH1_s6_NOT_used=float(alpha_HH1_per_pole_FW_s6),
        # Tier-1 Level-3 < Level-2
        alpha_tail_L_ge_16=alpha_tail,
        C_FB_tail=C_FB,
        level3_rel_L12=level3_rel_L12,
        level2_rel_L12=level2_rel_L12,
        ratio_L3_L2=ratio_L3_L2,
        tier1_pass=bool(ratio_L3_L2 < 1.0),
        # Tier-2 dimensionless fallback
        logderiv_L=logderiv_L, logderiv_s6=logderiv_s6, logderiv_s4=logderiv_s4,
        tier2_s6_final=tier2_s6_final, tier2_s4_final=tier2_s4_final,
        tier2_dimensionless=tier2_dimensionless,
        tier2_converges=tier2_converges,
        tier2_reanchorable=tier2_reanchorable,
        # bridge / registry
        vii_be_stage3_review_licensed=bool(verdict == "PASS"),
        struct_stage2_pass_and_on_disk=True,
        s93_w6_4_axis_a_sha=S93_W6_4_AXIS_A_SHA,
        s93_w6_4_axis_b_sha=S93_W6_4_AXIS_B_SHA,
        s94_w3_9_fail_sha=S94_W3_9_FAIL_SHA,
        # provenance
        tau_fold=tau_fold, M_KK=M_KK, M_Pl_reduced=M_Pl_reduced,
        regulator_pin="a_n^{Mellin}",
        element3_bridge_map="Wodzicki-HKR-composite-Bismut-Cheeger-adiabatic-limit",
        audit_sha256=audit_sha, content_sha256=content_sha,
    )
    print(f"  npz -> {NPZ_PATH.name}")

    wall = time.time() - t0  # (local)
    print("\n" + "=" * 78)
    print(f"4-tuple: (value={verdict}_s6_reanchor_ratio_{ratio_L3_L2:.4f}, scheme={SCHEME}, "
          f"convention={CONVENTION}, L_max={L_MAX})")
    print(f"  composite={verdict} (sign={sign_verdict} mag={magnitude_verdict} regime={regime_verdict})")
    print(f"  wall: {wall:.2f}s")
    print("=" * 78)
    return 0


if __name__ == "__main__":
    sys.exit(main())
